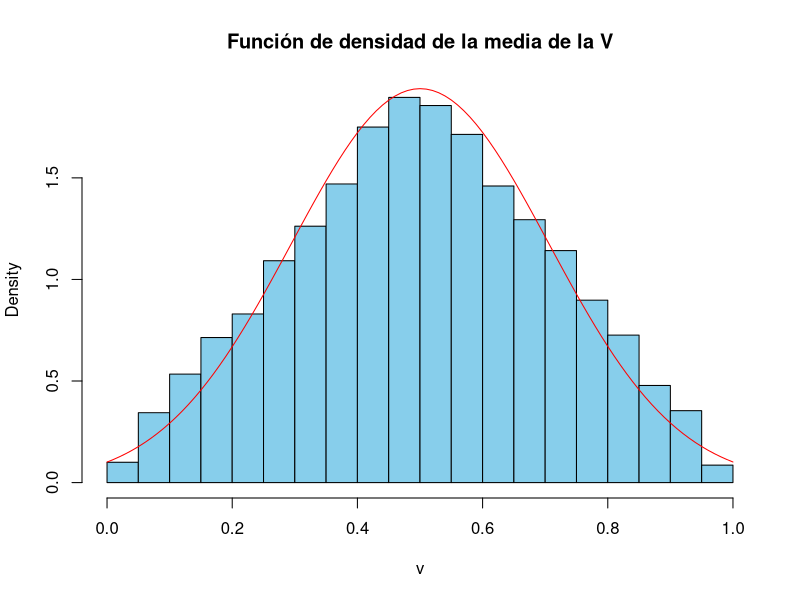
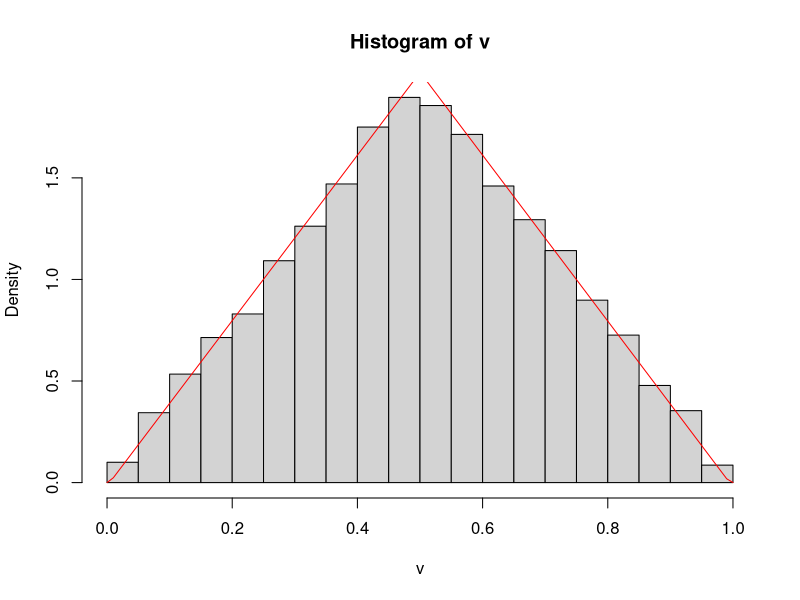
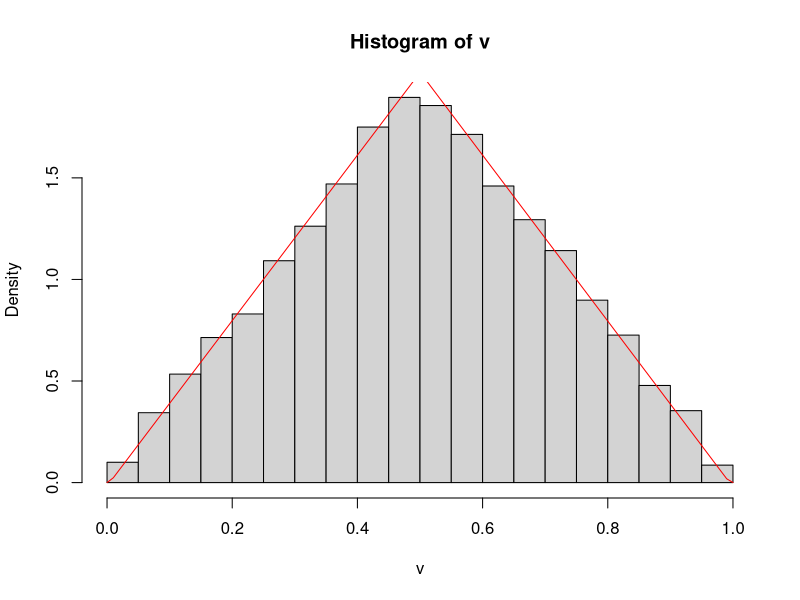
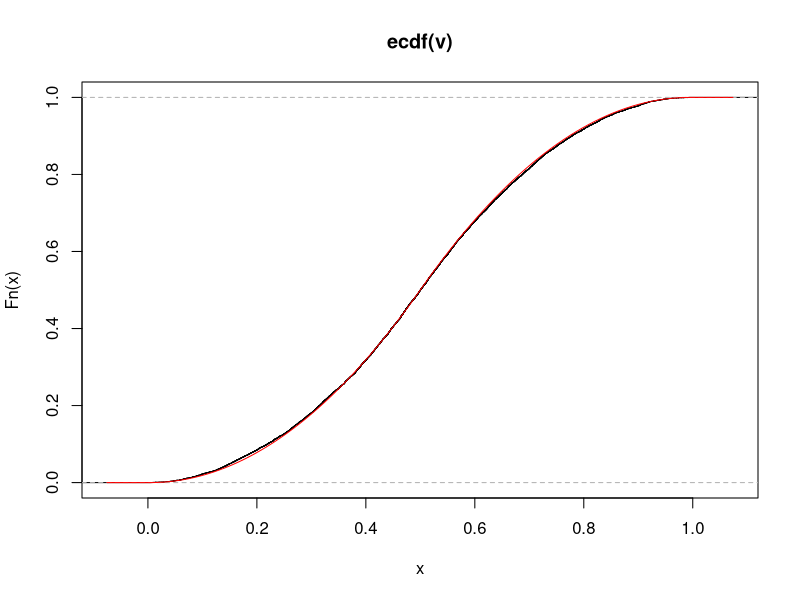
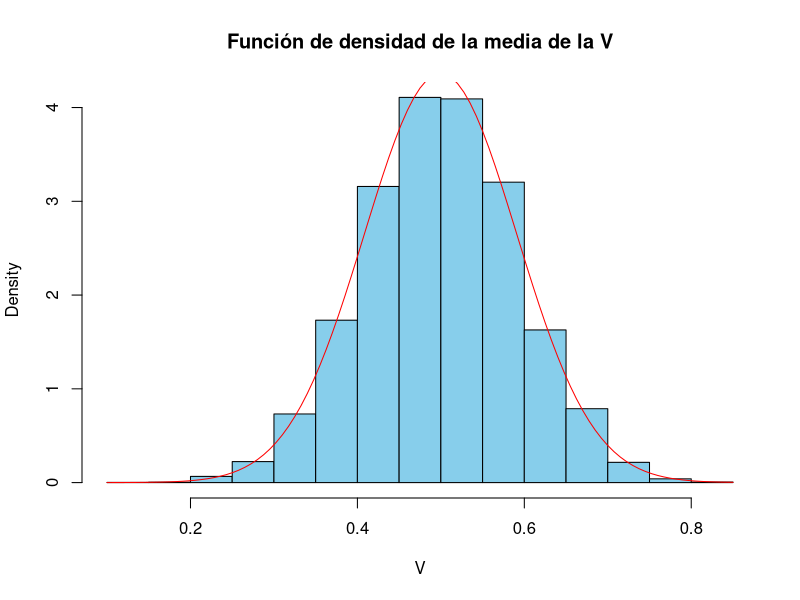

Write R code to recreate these figures, in order.
# EJERCICIO 1. TEMA 3
## APARTADO A
set.seed(1)
MC <- 10000
v<- numeric(MC)
v_1 <- runif(MC)
v_2 <- runif(MC)

for(i in 1:MC){
	v[i] = (v_1[i]+v_2[i])/2
}

print (v)
hist(v, col = "skyblue", main = "Función de densidad de la media de la V", freq=FALSE)
curve(dnorm(x, mean(v), sd(v)), add=TRUE, col="red")
ks.test(v,pnorm)
#####################################################
dtriang = function(x,a,b,c){
	2*(x-a)/((b-a)*(c-a))*(a<=x & x<c) + 2*(b-x)/((b-a)*(b-c))*(c<=x & x<=b)
}

hist(v, freq = FALSE)
curve(dtriang(x,min(v), max(v), mean(v)), add =TRUE, col ="red")


ptriang = function(x,a,b,c){
	(x-a)^2/((b-a)*(c-a))*(a<=x& x<=c) + (1-(b-x)^2/((b-a)*(b-c)))*(c<=x & x<b) +1*(x>=b)
}

hist(v, freq = FALSE)
curve(dtriang(x,min(v), max(v), mean(v)), add =TRUE, col ="red")

plot(ecdf(v))
curve(ptriang(x,min(v), max(v), mean(v)), add=TRUE, col="red")
ks.test(v, ptriang, min(v), max(v), mean(v))


## APARTADO B
set.seed(1)
MC <- 10000
V_aux <- matrix(runif(MC*10), ncol = MC, nrow=10)
V = apply(V_aux, 2, mean) #2 es por columnas 
length(V)


hist(V, col = "skyblue", main = "Función de densidad de la media de la V", freq=FALSE)
curve(dnorm(x, mean(V), sd(V)), add=TRUE, col="red")
ks.test(V,pnorm, mean(V), sd(V))
